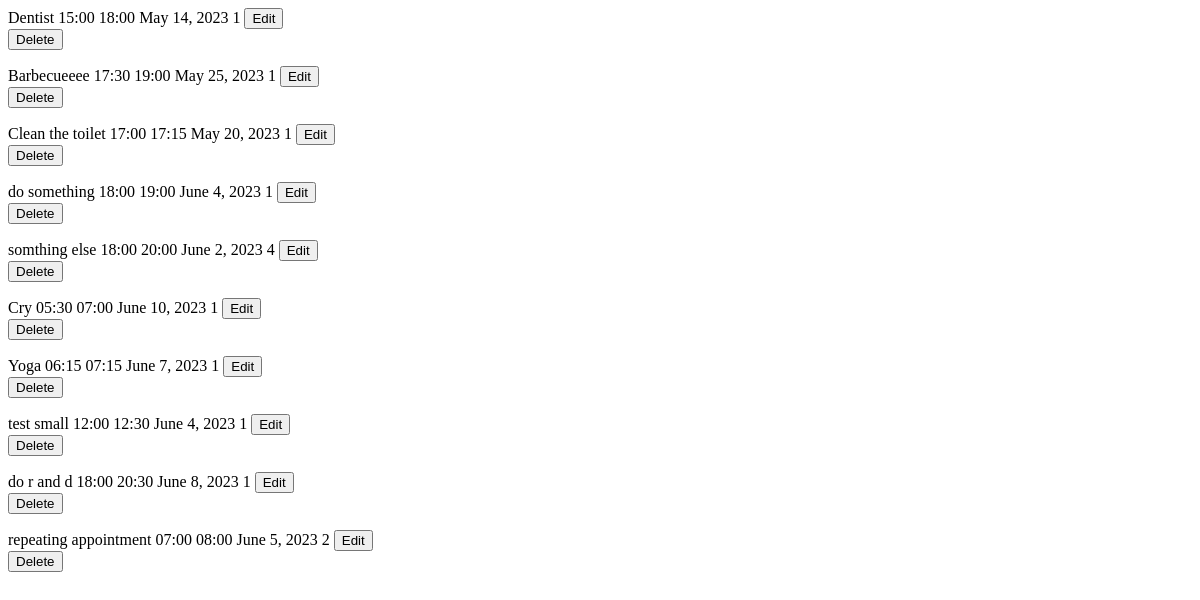
The app's page /appointment, older data.
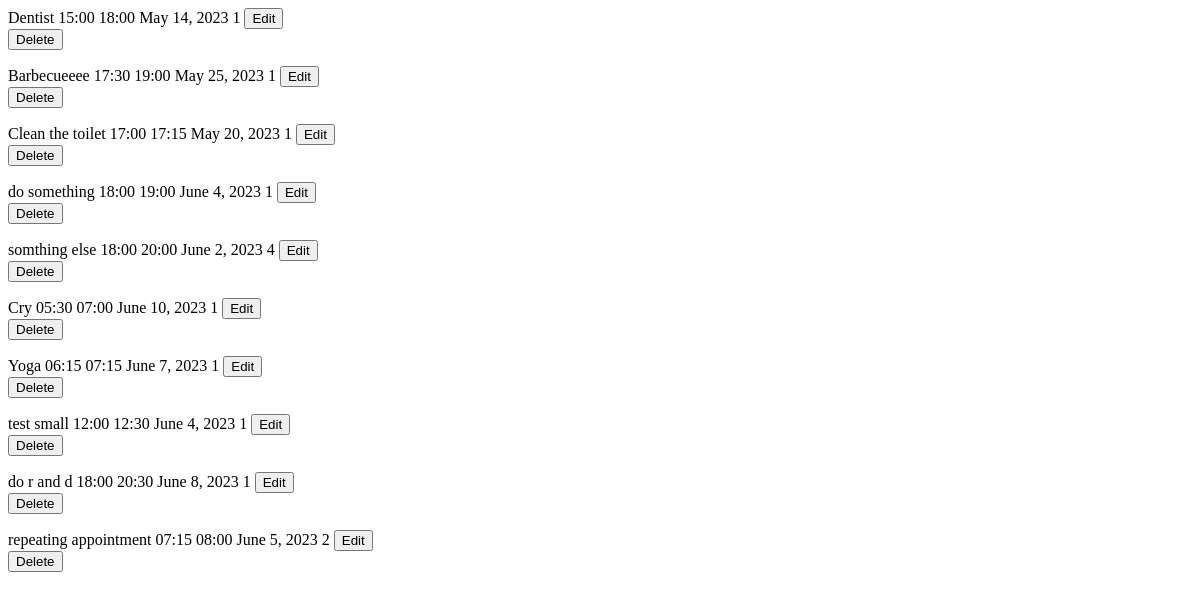
The same page, newer data.
### playground/models.py (models this page shows)
class Appointment(models.Model):
    name = models.CharField(max_length=50)
    start_time = models.TimeField()
    end_time = models.TimeField()
    date = models.DateField()
    repetition = models.PositiveSmallIntegerField(choices=(
        (1,"Never"),
        (2,"Every day"),
        (3,"Every Week"),
        (4,"Once a month"),
    ))

### playground/views.py (the view)
# urls.py: path('appointment', views.appointment_list, name='appointment_list'),#Appointment
def appointment_list(request):
    return render(request, 'appointment_list.html', {
        'appointment_list': Appointment.objects.all(),
    })

### playground/templates/appointment_list.html (shortened to what this page needs)
{% for appointment in appointment_list %}
<tr id="appointment-{{ appointment.pk }}" class="appointment-row">
  <td>{{ appointment.name }}</td>
  <td>{{ appointment.start_time|time:"H:i" }}</td>
  <td>{{ appointment.end_time|time:"H:i" }}</td>
  <td>{{ appointment.date }}</td>
  <td>{{ appointment.repetition}}</td>
  <td>
    <button class="btn btn-primary btn-sm" hx-get="{% url 'edit_appointment' pk=appointment.pk %}" hx-target="#dialog">Edit</button>
  </td>
  <td>
    <form hx-post="{% url 'remove_appointment' pk=appointment.id %}" hx-swap="outerHTML" hx-target="#appointment-{{ appointment.id }}">
        <button type="submit" class="btn btn-danger btn-sm">Delete</button>
    </form>
</td>
</tr>
{% endfor %}

Row changes from the older to the newer data that the page shows:
changed Appointment "repeating appointment": start_time "07:00" → "07:15"
